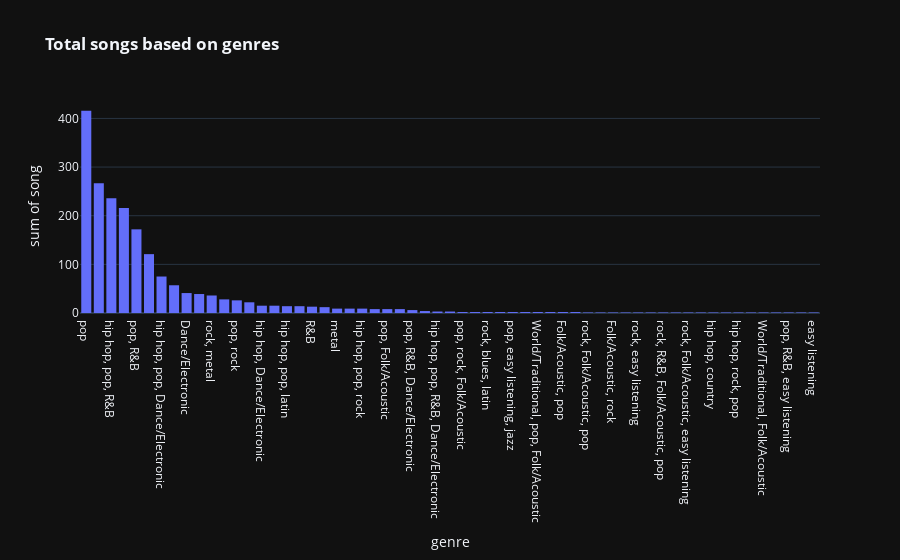

Source (notebook cell):
### Code cell
# total songs based on genres
fig = px.histogram(df.groupby('genre', as_index=False).count().sort_values(by='song', ascending=False),
                   x='genre', y='song', template='plotly_dark', title='<b>Total songs based on genres</b>')
fig.show()

### Figure 1 — Plotly figure (JSON) as saved in the notebook; plotly's stock layout.template omitted (floating-point values rounded to 4 significant figures)
{"data": [{"alignmentgroup": "True", "bingroup": "x", "histfunc": "sum", "hovertemplate": "genre=%{x}<br>sum of song=%{y}<extra></extra>", "legendgroup": "", "marker": {"color": "#636efa", "pattern": {"shape": ""}}, "name": "", "offsetgroup": "", "orientation": "v", "showlegend": false, "x": ["pop", "hip hop, pop", "hip hop, pop, R&B", "pop, Dance/Electronic", "pop, R&B", "hip hop", "hip hop, pop, Dance/Electronic", "rock", "Dance/Electronic", "rock, pop", "rock, metal", "pop, latin", "pop, rock", "set()", "hip hop, Dance/Electronic", "latin", "hip hop, pop, latin", "pop, rock, metal", "R&B", "pop, rock, Dance/Electronic", "metal", "country", "hip hop, pop, rock", "rock, pop, Dance/Electronic", "pop, Folk/Acoustic", "pop, country", "pop, R&B, Dance/Electronic", "rock, pop, metal", "hip hop, pop, R&B, Dance/Electronic", "hip hop, R&B", "pop, rock, Folk/Acoustic", "rock, blues", "rock, blues, latin", "World/Traditional, hip hop", "pop, easy listening, jazz", "World/Traditional, rock, pop", "World/Traditional, pop, Folk/Acoustic", "World/Traditional, rock", "Folk/Acoustic, pop", "hip hop, pop, R&B, latin", "rock, Folk/Acoustic, pop", "rock, pop, metal, Dance/Electronic", "Folk/Acoustic, rock", "Folk/Acoustic, rock, pop", "rock, easy listening", "rock, classical", "rock, R&B, Folk/Acoustic, pop", "hip hop, pop, country", "rock, Folk/Acoustic, easy listening", "rock, Dance/Electronic", "hip hop, country", "hip hop, latin, Dance/Electronic", "hip hop, rock, pop", "country, latin", "World/Traditional, Folk/Acoustic", "pop, easy listening, Dance/Electronic", "pop, R&B, easy listening", "World/Traditional, pop", "easy listening"], "xaxis": "x", "y": [416, 267, 236, 216, 172, 121, 75, 57, 41, 39, 36, 28, 26, 22, 15, 15, 14, 14, 13, 12, 9, 9, 9, 8, 8, 8, 6, 4, 3, 3, 2, 2, 2, 2, 2, 2, 2, 2, 2, 2, 1, 1, 1, 1, 1, 1, 1, 1, 1, 1, 1, 1, 1, 1, 1, 1, 1, 1, 1], "yaxis": "y", "type": "histogram"}], "layout": {"xaxis": {"anchor": "y", "domain": [0.0, 1.0], "title": {"text": "genre"}}, "yaxis": {"anchor": "x", "domain": [0.0, 1.0], "title": {"text": "sum of song"}}, "legend": {"tracegroupgap": 0}, "title": {"text": "<b>Total songs based on genres</b>"}, "barmode": "relative"}}
